Frame 1 (no input): blank canvas, image omitted
Frame 60 (no input): blank canvas, image omitted
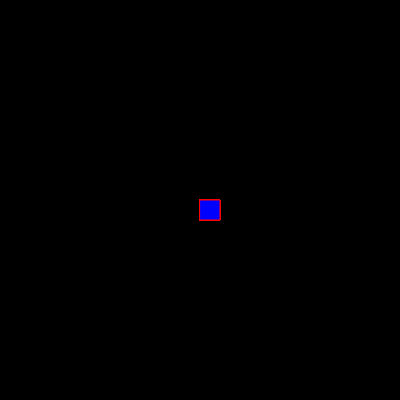
Frame 120 (the mouse pressed at the canvas centre since frame 60)

The p5.js sketch whose frames 1 and 60 were blank and that drew this single picture after the mouse press (run headless with seeded random() and noise() and a simulated clock; from frame 60 on, the mouse is pressed at the canvas centre):

// p5.js sketch
// ── sketch.js
function setup() {
  createCanvas(400, 400);
  background("black");
}

function draw() {
 
  if (mouseIsPressed) {
     stroke("red");
     fill("blue");
     rect(mouseX,mouseY,20,20);
  }
  
}
